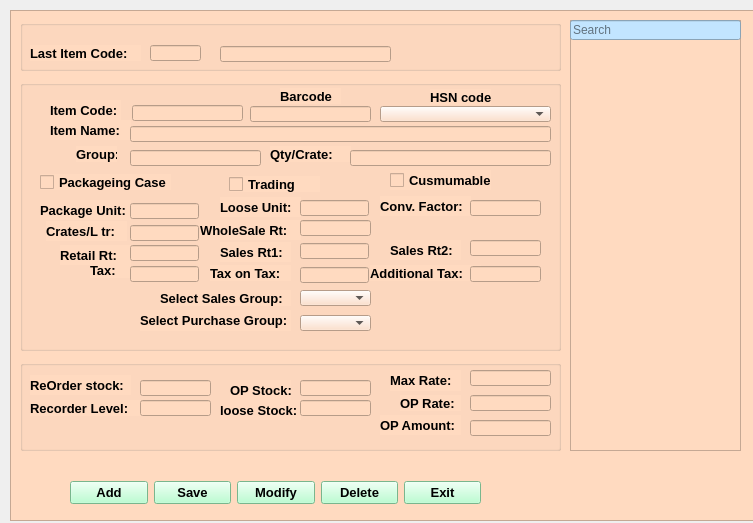
<?xml version="1.0" encoding="UTF-8"?>
<ui version="4.0">
 <class>Form</class>
 <widget class="QWidget" name="Form">
  <property name="geometry">
   <rect>
    <x>0</x>
    <y>0</y>
    <width>753</width>
    <height>523</height>
   </rect>
  </property>
  <property name="maximumSize">
   <size>
    <width>800</width>
    <height>600</height>
   </size>
  </property>
  <property name="windowTitle">
   <string>ItemMaster</string>
  </property>
  <widget class="QFrame" name="frame">
   <property name="geometry">
    <rect>
     <x>10</x>
     <y>10</y>
     <width>781</width>
     <height>511</height>
    </rect>
   </property>
   <property name="maximumSize">
    <size>
     <width>16777215</width>
     <height>600</height>
    </size>
   </property>
   <property name="font">
    <font>
     <weight>75</weight>
     <bold>true</bold>
    </font>
   </property>
   <property name="styleSheet">
    <string notr="true">background-color: rgb(255, 218, 192);</string>
   </property>
   <property name="frameShape">
    <enum>QFrame::StyledPanel</enum>
   </property>
   <property name="frameShadow">
    <enum>QFrame::Raised</enum>
   </property>
   <widget class="QGroupBox" name="groupBox">
    <property name="geometry">
     <rect>
      <x>10</x>
      <y>10</y>
      <width>541</width>
      <height>51</height>
     </rect>
    </property>
    <property name="font">
     <font>
      <pointsize>10</pointsize>
      <weight>75</weight>
      <bold>true</bold>
     </font>
    </property>
    <property name="styleSheet">
     <string notr="true">QGroupBox{border:2px solid Black;};</string>
    </property>
    <property name="title">
     <string/>
    </property>
    <widget class="QLabel" name="Last_item_code">
     <property name="geometry">
      <rect>
       <x>10</x>
       <y>25</y>
       <width>111</width>
       <height>16</height>
      </rect>
     </property>
     <property name="font">
      <font>
       <pointsize>10</pointsize>
       <weight>75</weight>
       <bold>true</bold>
      </font>
     </property>
     <property name="text">
      <string>Last Item Code:</string>
     </property>
    </widget>
    <widget class="QLineEdit" name="Line_Itm_code_text1">
     <property name="geometry">
      <rect>
       <x>130</x>
       <y>25</y>
       <width>51</width>
       <height>16</height>
      </rect>
     </property>
     <property name="font">
      <font>
       <pointsize>10</pointsize>
       <weight>75</weight>
       <bold>true</bold>
      </font>
     </property>
    </widget>
    <widget class="QLineEdit" name="Line_itm_code2">
     <property name="geometry">
      <rect>
       <x>200</x>
       <y>26</y>
       <width>171</width>
       <height>16</height>
      </rect>
     </property>
     <property name="font">
      <font>
       <pointsize>10</pointsize>
       <weight>75</weight>
       <bold>true</bold>
      </font>
     </property>
    </widget>
   </widget>
   <widget class="QGroupBox" name="groupBox_2">
    <property name="geometry">
     <rect>
      <x>10</x>
      <y>70</y>
      <width>541</width>
      <height>271</height>
     </rect>
    </property>
    <property name="font">
     <font>
      <pointsize>10</pointsize>
      <weight>75</weight>
      <bold>true</bold>
     </font>
    </property>
    <property name="styleSheet">
     <string notr="true">QGroupBox{border:2px solid Black;};</string>
    </property>
    <property name="title">
     <string/>
    </property>
    <widget class="QLabel" name="Barcode">
     <property name="geometry">
      <rect>
       <x>260</x>
       <y>8</y>
       <width>61</width>
       <height>16</height>
      </rect>
     </property>
     <property name="font">
      <font>
       <pointsize>10</pointsize>
       <weight>75</weight>
       <bold>true</bold>
      </font>
     </property>
     <property name="text">
      <string>Barcode</string>
     </property>
    </widget>
    <widget class="QLabel" name="HSN_code">
     <property name="geometry">
      <rect>
       <x>410</x>
       <y>9</y>
       <width>61</width>
       <height>16</height>
      </rect>
     </property>
     <property name="font">
      <font>
       <pointsize>10</pointsize>
       <weight>75</weight>
       <bold>true</bold>
      </font>
     </property>
     <property name="text">
      <string>HSN code</string>
     </property>
    </widget>
    <widget class="QLabel" name="Item_code">
     <property name="geometry">
      <rect>
       <x>30</x>
       <y>20</y>
       <width>71</width>
       <height>20</height>
      </rect>
     </property>
     <property name="font">
      <font>
       <pointsize>10</pointsize>
       <weight>75</weight>
       <bold>true</bold>
      </font>
     </property>
     <property name="text">
      <string>Item Code:</string>
     </property>
    </widget>
    <widget class="QLineEdit" name="Item_code_text">
     <property name="geometry">
      <rect>
       <x>112</x>
       <y>25</y>
       <width>111</width>
       <height>16</height>
      </rect>
     </property>
     <property name="font">
      <font>
       <pointsize>10</pointsize>
       <weight>75</weight>
       <bold>true</bold>
      </font>
     </property>
    </widget>
    <widget class="QLineEdit" name="Barcode_text">
     <property name="geometry">
      <rect>
       <x>230</x>
       <y>26</y>
       <width>121</width>
       <height>16</height>
      </rect>
     </property>
     <property name="font">
      <font>
       <pointsize>10</pointsize>
       <weight>75</weight>
       <bold>true</bold>
      </font>
     </property>
    </widget>
    <widget class="QComboBox" name="HSN_code_combo">
     <property name="geometry">
      <rect>
       <x>360</x>
       <y>26</y>
       <width>171</width>
       <height>16</height>
      </rect>
     </property>
     <property name="font">
      <font>
       <pointsize>10</pointsize>
       <weight>75</weight>
       <bold>true</bold>
      </font>
     </property>
    </widget>
    <widget class="QLabel" name="Item_name">
     <property name="geometry">
      <rect>
       <x>30</x>
       <y>40</y>
       <width>81</width>
       <height>20</height>
      </rect>
     </property>
     <property name="font">
      <font>
       <pointsize>10</pointsize>
       <weight>75</weight>
       <bold>true</bold>
      </font>
     </property>
     <property name="text">
      <string>Item Name:</string>
     </property>
    </widget>
    <widget class="QLineEdit" name="Item_name_text">
     <property name="geometry">
      <rect>
       <x>110</x>
       <y>46</y>
       <width>421</width>
       <height>16</height>
      </rect>
     </property>
     <property name="font">
      <font>
       <pointsize>10</pointsize>
       <weight>75</weight>
       <bold>true</bold>
      </font>
     </property>
    </widget>
    <widget class="QLabel" name="Group">
     <property name="geometry">
      <rect>
       <x>56</x>
       <y>66</y>
       <width>41</width>
       <height>16</height>
      </rect>
     </property>
     <property name="font">
      <font>
       <pointsize>10</pointsize>
       <weight>75</weight>
       <bold>true</bold>
      </font>
     </property>
     <property name="text">
      <string>Group:</string>
     </property>
    </widget>
    <widget class="QLineEdit" name="Group_text">
     <property name="geometry">
      <rect>
       <x>110</x>
       <y>70</y>
       <width>131</width>
       <height>16</height>
      </rect>
     </property>
     <property name="font">
      <font>
       <pointsize>10</pointsize>
       <weight>75</weight>
       <bold>true</bold>
      </font>
     </property>
    </widget>
    <widget class="QLabel" name="Qty_crate">
     <property name="geometry">
      <rect>
       <x>250</x>
       <y>66</y>
       <width>81</width>
       <height>16</height>
      </rect>
     </property>
     <property name="font">
      <font>
       <pointsize>10</pointsize>
       <weight>75</weight>
       <bold>true</bold>
      </font>
     </property>
     <property name="text">
      <string>Qty/Crate:</string>
     </property>
    </widget>
    <widget class="QLineEdit" name="Qty_crate_text">
     <property name="geometry">
      <rect>
       <x>330</x>
       <y>70</y>
       <width>201</width>
       <height>16</height>
      </rect>
     </property>
     <property name="font">
      <font>
       <pointsize>10</pointsize>
       <weight>75</weight>
       <bold>true</bold>
      </font>
     </property>
    </widget>
    <widget class="QCheckBox" name="Packageing_case_ckbox">
     <property name="geometry">
      <rect>
       <x>20</x>
       <y>94</y>
       <width>131</width>
       <height>16</height>
      </rect>
     </property>
     <property name="font">
      <font>
       <pointsize>10</pointsize>
       <weight>75</weight>
       <bold>true</bold>
      </font>
     </property>
     <property name="text">
      <string>Packageing Case</string>
     </property>
    </widget>
    <widget class="QCheckBox" name="Trading_ckbob">
     <property name="geometry">
      <rect>
       <x>209</x>
       <y>96</y>
       <width>91</width>
       <height>16</height>
      </rect>
     </property>
     <property name="font">
      <font>
       <pointsize>10</pointsize>
       <weight>75</weight>
       <bold>true</bold>
      </font>
     </property>
     <property name="text">
      <string>Trading</string>
     </property>
    </widget>
    <widget class="QCheckBox" name="Cusmumable_ckbox">
     <property name="geometry">
      <rect>
       <x>370</x>
       <y>90</y>
       <width>101</width>
       <height>20</height>
      </rect>
     </property>
     <property name="font">
      <font>
       <pointsize>10</pointsize>
       <weight>75</weight>
       <bold>true</bold>
      </font>
     </property>
     <property name="text">
      <string>Cusmumable</string>
     </property>
    </widget>
    <widget class="QLabel" name="Package_Unit">
     <property name="geometry">
      <rect>
       <x>20</x>
       <y>120</y>
       <width>91</width>
       <height>20</height>
      </rect>
     </property>
     <property name="font">
      <font>
       <pointsize>10</pointsize>
       <weight>75</weight>
       <bold>true</bold>
      </font>
     </property>
     <property name="text">
      <string>Package Unit:</string>
     </property>
    </widget>
    <widget class="QLabel" name="Loose_unit">
     <property name="geometry">
      <rect>
       <x>200</x>
       <y>117</y>
       <width>81</width>
       <height>20</height>
      </rect>
     </property>
     <property name="font">
      <font>
       <pointsize>10</pointsize>
       <weight>75</weight>
       <bold>true</bold>
      </font>
     </property>
     <property name="text">
      <string>Loose Unit:</string>
     </property>
    </widget>
    <widget class="QLabel" name="Conv_factor">
     <property name="geometry">
      <rect>
       <x>360</x>
       <y>116</y>
       <width>91</width>
       <height>20</height>
      </rect>
     </property>
     <property name="font">
      <font>
       <pointsize>10</pointsize>
       <weight>75</weight>
       <bold>true</bold>
      </font>
     </property>
     <property name="text">
      <string>Conv. Factor:</string>
     </property>
    </widget>
    <widget class="QLineEdit" name="lineEdit_10">
     <property name="geometry">
      <rect>
       <x>450</x>
       <y>120</y>
       <width>71</width>
       <height>16</height>
      </rect>
     </property>
     <property name="font">
      <font>
       <pointsize>10</pointsize>
       <weight>75</weight>
       <bold>true</bold>
      </font>
     </property>
    </widget>
    <widget class="QLabel" name="Crates_L_tr">
     <property name="geometry">
      <rect>
       <x>26</x>
       <y>141</y>
       <width>81</width>
       <height>20</height>
      </rect>
     </property>
     <property name="font">
      <font>
       <pointsize>10</pointsize>
       <weight>75</weight>
       <bold>true</bold>
      </font>
     </property>
     <property name="text">
      <string>Crates/L tr:</string>
     </property>
    </widget>
    <widget class="QLabel" name="Wholesale_rate">
     <property name="geometry">
      <rect>
       <x>180</x>
       <y>140</y>
       <width>101</width>
       <height>20</height>
      </rect>
     </property>
     <property name="font">
      <font>
       <pointsize>10</pointsize>
       <weight>75</weight>
       <bold>true</bold>
      </font>
     </property>
     <property name="text">
      <string>WholeSale Rt:</string>
     </property>
    </widget>
    <widget class="QLabel" name="Retail_rate">
     <property name="geometry">
      <rect>
       <x>40</x>
       <y>165</y>
       <width>71</width>
       <height>20</height>
      </rect>
     </property>
     <property name="font">
      <font>
       <pointsize>10</pointsize>
       <weight>75</weight>
       <bold>true</bold>
      </font>
     </property>
     <property name="text">
      <string>Retail Rt:</string>
     </property>
    </widget>
    <widget class="QLabel" name="Sales_rate_1">
     <property name="geometry">
      <rect>
       <x>200</x>
       <y>162</y>
       <width>71</width>
       <height>20</height>
      </rect>
     </property>
     <property name="font">
      <font>
       <pointsize>10</pointsize>
       <weight>75</weight>
       <bold>true</bold>
      </font>
     </property>
     <property name="text">
      <string>Sales Rt1:</string>
     </property>
    </widget>
    <widget class="QLabel" name="Sales_rate_2">
     <property name="geometry">
      <rect>
       <x>370</x>
       <y>160</y>
       <width>71</width>
       <height>20</height>
      </rect>
     </property>
     <property name="font">
      <font>
       <pointsize>10</pointsize>
       <weight>75</weight>
       <bold>true</bold>
      </font>
     </property>
     <property name="text">
      <string>Sales Rt2:</string>
     </property>
    </widget>
    <widget class="QLineEdit" name="Sales_Rt2_text">
     <property name="geometry">
      <rect>
       <x>450</x>
       <y>160</y>
       <width>71</width>
       <height>16</height>
      </rect>
     </property>
     <property name="font">
      <font>
       <pointsize>10</pointsize>
       <weight>75</weight>
       <bold>true</bold>
      </font>
     </property>
    </widget>
    <widget class="QLabel" name="Tax">
     <property name="geometry">
      <rect>
       <x>70</x>
       <y>182</y>
       <width>41</width>
       <height>16</height>
      </rect>
     </property>
     <property name="font">
      <font>
       <pointsize>10</pointsize>
       <weight>75</weight>
       <bold>true</bold>
      </font>
     </property>
     <property name="text">
      <string>Tax:</string>
     </property>
    </widget>
    <widget class="QLabel" name="Tax_on_tax">
     <property name="geometry">
      <rect>
       <x>190</x>
       <y>185</y>
       <width>81</width>
       <height>16</height>
      </rect>
     </property>
     <property name="font">
      <font>
       <pointsize>10</pointsize>
       <weight>75</weight>
       <bold>true</bold>
      </font>
     </property>
     <property name="text">
      <string>Tax on Tax:</string>
     </property>
    </widget>
    <widget class="QLabel" name="Additional_tax">
     <property name="geometry">
      <rect>
       <x>350</x>
       <y>185</y>
       <width>111</width>
       <height>16</height>
      </rect>
     </property>
     <property name="font">
      <font>
       <pointsize>10</pointsize>
       <weight>75</weight>
       <bold>true</bold>
      </font>
     </property>
     <property name="text">
      <string>Additional Tax:</string>
     </property>
    </widget>
    <widget class="QLineEdit" name="Additional_tax_2">
     <property name="geometry">
      <rect>
       <x>450</x>
       <y>186</y>
       <width>71</width>
       <height>16</height>
      </rect>
     </property>
     <property name="font">
      <font>
       <pointsize>10</pointsize>
       <weight>75</weight>
       <bold>true</bold>
      </font>
     </property>
    </widget>
    <widget class="QLineEdit" name="Packageing_unit_text">
     <property name="geometry">
      <rect>
       <x>110</x>
       <y>123</y>
       <width>69</width>
       <height>16</height>
      </rect>
     </property>
     <property name="font">
      <font>
       <pointsize>10</pointsize>
       <weight>75</weight>
       <bold>true</bold>
      </font>
     </property>
    </widget>
    <widget class="QLineEdit" name="Crates_L_tr_text">
     <property name="geometry">
      <rect>
       <x>110</x>
       <y>145</y>
       <width>69</width>
       <height>16</height>
      </rect>
     </property>
     <property name="font">
      <font>
       <pointsize>10</pointsize>
       <weight>75</weight>
       <bold>true</bold>
      </font>
     </property>
    </widget>
    <widget class="QLineEdit" name="Retail_tr_text">
     <property name="geometry">
      <rect>
       <x>110</x>
       <y>165</y>
       <width>69</width>
       <height>16</height>
      </rect>
     </property>
     <property name="font">
      <font>
       <pointsize>10</pointsize>
       <weight>75</weight>
       <bold>true</bold>
      </font>
     </property>
    </widget>
    <widget class="QLineEdit" name="Tax_text">
     <property name="geometry">
      <rect>
       <x>110</x>
       <y>186</y>
       <width>69</width>
       <height>16</height>
      </rect>
     </property>
     <property name="font">
      <font>
       <pointsize>10</pointsize>
       <weight>75</weight>
       <bold>true</bold>
      </font>
     </property>
    </widget>
    <widget class="QLineEdit" name="Loose_Unit_text">
     <property name="geometry">
      <rect>
       <x>280</x>
       <y>120</y>
       <width>69</width>
       <height>16</height>
      </rect>
     </property>
     <property name="font">
      <font>
       <pointsize>10</pointsize>
       <weight>75</weight>
       <bold>true</bold>
      </font>
     </property>
    </widget>
    <widget class="QLineEdit" name="Wholesale_rt_text">
     <property name="geometry">
      <rect>
       <x>280</x>
       <y>140</y>
       <width>71</width>
       <height>16</height>
      </rect>
     </property>
     <property name="font">
      <font>
       <pointsize>10</pointsize>
       <weight>75</weight>
       <bold>true</bold>
      </font>
     </property>
    </widget>
    <widget class="QLineEdit" name="Sales_Rt1_text">
     <property name="geometry">
      <rect>
       <x>280</x>
       <y>163</y>
       <width>69</width>
       <height>16</height>
      </rect>
     </property>
     <property name="font">
      <font>
       <pointsize>10</pointsize>
       <weight>75</weight>
       <bold>true</bold>
      </font>
     </property>
    </widget>
    <widget class="QLineEdit" name="Tax_on_tax_text">
     <property name="geometry">
      <rect>
       <x>280</x>
       <y>187</y>
       <width>69</width>
       <height>16</height>
      </rect>
     </property>
     <property name="font">
      <font>
       <pointsize>10</pointsize>
       <weight>75</weight>
       <bold>true</bold>
      </font>
     </property>
    </widget>
    <widget class="QComboBox" name="Select_sales_grp_combo">
     <property name="geometry">
      <rect>
       <x>280</x>
       <y>210</y>
       <width>71</width>
       <height>16</height>
      </rect>
     </property>
    </widget>
    <widget class="QComboBox" name="select_purchase_grp_text">
     <property name="geometry">
      <rect>
       <x>280</x>
       <y>235</y>
       <width>71</width>
       <height>16</height>
      </rect>
     </property>
    </widget>
    <widget class="QLabel" name="label">
     <property name="geometry">
      <rect>
       <x>140</x>
       <y>210</y>
       <width>131</width>
       <height>16</height>
      </rect>
     </property>
     <property name="font">
      <font>
       <pointsize>10</pointsize>
       <weight>75</weight>
       <bold>true</bold>
      </font>
     </property>
     <property name="text">
      <string>Select Sales Group:</string>
     </property>
    </widget>
    <widget class="QLabel" name="label_2">
     <property name="geometry">
      <rect>
       <x>120</x>
       <y>230</y>
       <width>151</width>
       <height>21</height>
      </rect>
     </property>
     <property name="font">
      <font>
       <pointsize>10</pointsize>
       <weight>75</weight>
       <bold>true</bold>
      </font>
     </property>
     <property name="text">
      <string>Select Purchase Group:</string>
     </property>
    </widget>
   </widget>
   <widget class="QGroupBox" name="groupBox_5">
    <property name="geometry">
     <rect>
      <x>10</x>
      <y>350</y>
      <width>541</width>
      <height>91</height>
     </rect>
    </property>
    <property name="font">
     <font>
      <pointsize>10</pointsize>
      <weight>75</weight>
      <bold>true</bold>
     </font>
    </property>
    <property name="styleSheet">
     <string notr="true">QGroupBox{border:2px solid Black;};</string>
    </property>
    <property name="title">
     <string/>
    </property>
    <widget class="QLabel" name="Loose_stock">
     <property name="geometry">
      <rect>
       <x>200</x>
       <y>40</y>
       <width>81</width>
       <height>20</height>
      </rect>
     </property>
     <property name="font">
      <font>
       <pointsize>10</pointsize>
       <weight>75</weight>
       <bold>true</bold>
      </font>
     </property>
     <property name="text">
      <string>loose Stock:</string>
     </property>
    </widget>
    <widget class="QLineEdit" name="Loose_stock_text">
     <property name="geometry">
      <rect>
       <x>280</x>
       <y>20</y>
       <width>71</width>
       <height>16</height>
      </rect>
     </property>
     <property name="font">
      <font>
       <pointsize>10</pointsize>
       <weight>75</weight>
       <bold>true</bold>
      </font>
     </property>
    </widget>
    <widget class="QLineEdit" name="OP_rate_text">
     <property name="geometry">
      <rect>
       <x>450</x>
       <y>35</y>
       <width>81</width>
       <height>16</height>
      </rect>
     </property>
     <property name="font">
      <font>
       <pointsize>10</pointsize>
       <weight>75</weight>
       <bold>true</bold>
      </font>
     </property>
    </widget>
    <widget class="QLabel" name="OP_amount">
     <property name="geometry">
      <rect>
       <x>360</x>
       <y>55</y>
       <width>81</width>
       <height>20</height>
      </rect>
     </property>
     <property name="font">
      <font>
       <pointsize>10</pointsize>
       <weight>75</weight>
       <bold>true</bold>
      </font>
     </property>
     <property name="text">
      <string>OP Amount:</string>
     </property>
    </widget>
    <widget class="QLineEdit" name="OP_Amount_text">
     <property name="geometry">
      <rect>
       <x>450</x>
       <y>60</y>
       <width>81</width>
       <height>16</height>
      </rect>
     </property>
     <property name="font">
      <font>
       <pointsize>10</pointsize>
       <weight>75</weight>
       <bold>true</bold>
      </font>
     </property>
    </widget>
    <widget class="QLabel" name="Reorder_stock">
     <property name="geometry">
      <rect>
       <x>10</x>
       <y>15</y>
       <width>101</width>
       <height>20</height>
      </rect>
     </property>
     <property name="font">
      <font>
       <pointsize>10</pointsize>
       <weight>75</weight>
       <bold>true</bold>
      </font>
     </property>
     <property name="text">
      <string>ReOrder stock:</string>
     </property>
    </widget>
    <widget class="QLineEdit" name="Reorder_stk_text">
     <property name="geometry">
      <rect>
       <x>120</x>
       <y>20</y>
       <width>71</width>
       <height>16</height>
      </rect>
     </property>
     <property name="font">
      <font>
       <pointsize>10</pointsize>
       <weight>75</weight>
       <bold>true</bold>
      </font>
     </property>
    </widget>
    <widget class="QLabel" name="Maz_Rate">
     <property name="geometry">
      <rect>
       <x>370</x>
       <y>10</y>
       <width>71</width>
       <height>21</height>
      </rect>
     </property>
     <property name="font">
      <font>
       <pointsize>10</pointsize>
       <weight>75</weight>
       <bold>true</bold>
      </font>
     </property>
     <property name="text">
      <string>Max Rate:</string>
     </property>
    </widget>
    <widget class="QLineEdit" name="maxrat_etxt">
     <property name="geometry">
      <rect>
       <x>450</x>
       <y>10</y>
       <width>81</width>
       <height>16</height>
      </rect>
     </property>
     <property name="font">
      <font>
       <pointsize>10</pointsize>
       <weight>75</weight>
       <bold>true</bold>
      </font>
     </property>
    </widget>
    <widget class="QLabel" name="Recorder_level">
     <property name="geometry">
      <rect>
       <x>10</x>
       <y>40</y>
       <width>111</width>
       <height>16</height>
      </rect>
     </property>
     <property name="font">
      <font>
       <pointsize>10</pointsize>
       <weight>75</weight>
       <bold>true</bold>
      </font>
     </property>
     <property name="text">
      <string>Recorder Level:</string>
     </property>
    </widget>
    <widget class="QLineEdit" name="Recorder_level_text">
     <property name="geometry">
      <rect>
       <x>120</x>
       <y>40</y>
       <width>71</width>
       <height>16</height>
      </rect>
     </property>
     <property name="font">
      <font>
       <pointsize>10</pointsize>
       <weight>75</weight>
       <bold>true</bold>
      </font>
     </property>
    </widget>
    <widget class="QLabel" name="OP_stock">
     <property name="geometry">
      <rect>
       <x>210</x>
       <y>20</y>
       <width>61</width>
       <height>20</height>
      </rect>
     </property>
     <property name="font">
      <font>
       <pointsize>10</pointsize>
       <weight>75</weight>
       <bold>true</bold>
      </font>
     </property>
     <property name="text">
      <string>OP Stock:</string>
     </property>
    </widget>
    <widget class="QLineEdit" name="OP_Stock_text">
     <property name="geometry">
      <rect>
       <x>280</x>
       <y>40</y>
       <width>71</width>
       <height>16</height>
      </rect>
     </property>
     <property name="font">
      <font>
       <pointsize>10</pointsize>
       <weight>75</weight>
       <bold>true</bold>
      </font>
     </property>
    </widget>
    <widget class="QLabel" name="OP_Rate">
     <property name="geometry">
      <rect>
       <x>380</x>
       <y>35</y>
       <width>61</width>
       <height>16</height>
      </rect>
     </property>
     <property name="font">
      <font>
       <pointsize>10</pointsize>
       <weight>75</weight>
       <bold>true</bold>
      </font>
     </property>
     <property name="text">
      <string>OP Rate:</string>
     </property>
    </widget>
   </widget>
   <widget class="QWidget" name="layoutWidget">
    <property name="geometry">
     <rect>
      <x>60</x>
      <y>470</y>
      <width>411</width>
      <height>26</height>
     </rect>
    </property>
    <layout class="QHBoxLayout" name="horizontalLayout">
     <item>
      <widget class="QPushButton" name="Add_btn">
       <property name="font">
        <font>
         <pointsize>10</pointsize>
         <weight>75</weight>
         <bold>true</bold>
        </font>
       </property>
       <property name="styleSheet">
        <string notr="true">background-color: rgb(169, 255, 198);</string>
       </property>
       <property name="text">
        <string>Add</string>
       </property>
      </widget>
     </item>
     <item>
      <widget class="QPushButton" name="save_btn">
       <property name="font">
        <font>
         <pointsize>10</pointsize>
         <weight>75</weight>
         <bold>true</bold>
        </font>
       </property>
       <property name="styleSheet">
        <string notr="true">background-color: rgb(169, 255, 198);</string>
       </property>
       <property name="text">
        <string>Save</string>
       </property>
      </widget>
     </item>
     <item>
      <widget class="QPushButton" name="Modify_btn">
       <property name="font">
        <font>
         <pointsize>10</pointsize>
         <weight>75</weight>
         <bold>true</bold>
        </font>
       </property>
       <property name="styleSheet">
        <string notr="true">background-color: rgb(169, 255, 198);</string>
       </property>
       <property name="text">
        <string>Modify</string>
       </property>
      </widget>
     </item>
     <item>
      <widget class="QPushButton" name="Delete_btn">
       <property name="font">
        <font>
         <pointsize>10</pointsize>
         <weight>75</weight>
         <bold>true</bold>
        </font>
       </property>
       <property name="styleSheet">
        <string notr="true">background-color: rgb(169, 255, 198);</string>
       </property>
       <property name="text">
        <string>Delete</string>
       </property>
      </widget>
     </item>
     <item>
      <widget class="QPushButton" name="Exit_btn">
       <property name="font">
        <font>
         <pointsize>10</pointsize>
         <weight>75</weight>
         <bold>true</bold>
        </font>
       </property>
       <property name="styleSheet">
        <string notr="true">background-color: rgb(169, 255, 198);</string>
       </property>
       <property name="text">
        <string>Exit</string>
       </property>
      </widget>
     </item>
    </layout>
   </widget>
   <widget class="QListView" name="listview">
    <property name="geometry">
     <rect>
      <x>560</x>
      <y>10</y>
      <width>171</width>
      <height>431</height>
     </rect>
    </property>
    <property name="font">
     <font>
      <weight>75</weight>
      <bold>true</bold>
     </font>
    </property>
    <property name="styleSheet">
     <string notr="true">QGroupBox{border:2px solid Black;};</string>
    </property>
   </widget>
   <widget class="QLineEdit" name="lineEdit">
    <property name="geometry">
     <rect>
      <x>560</x>
      <y>10</y>
      <width>171</width>
      <height>20</height>
     </rect>
    </property>
    <property name="styleSheet">
     <string notr="true">background-color: rgb(194, 229, 255);</string>
    </property>
    <property name="placeholderText">
     <string>Search</string>
    </property>
   </widget>
  </widget>
 </widget>
 <resources/>
 <connections/>
</ui>
